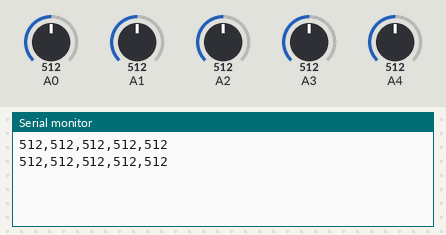
A sketch run on a simulated Arduino Uno, built with avr-gcc and run on an emulated ATmega328P. Parts: the last lines printed to the serial monitor. The inputs (shaded band) are chosen by the test bench; at power-on: A0 = 512, A1 = 512, A2 = 512, A3 = 512, A4 = 512.

Above: at 1.8 s.
1.9 s: A0 set to 716
At 2.8 s:
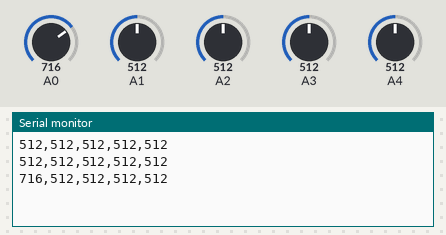
3.4 s: A1 set to 716
At 4.7 s:
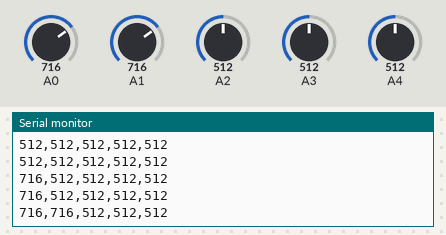
4.9 s: A2 set to 716
At 5.5 s:
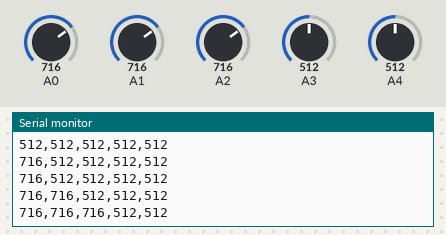
6.4 s: A3 set to 716
At 7.7 s:
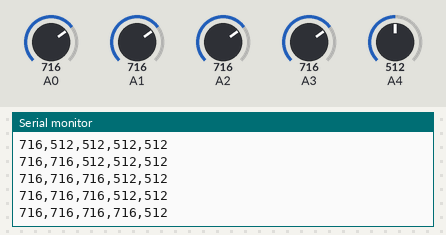
7.9 s: A4 set to 716
At 8.8 s:
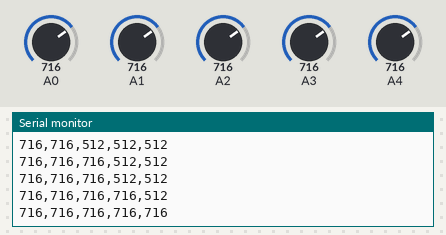
9.4 s: A0 set to 992
At 10.8 s:
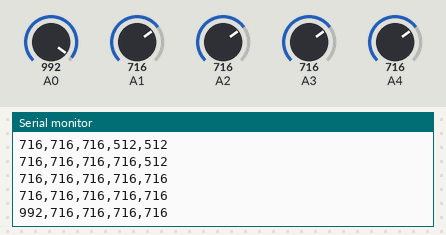
Timing chart, 0 to 11.9 s (numbered marks = the images above; inputs shaded):
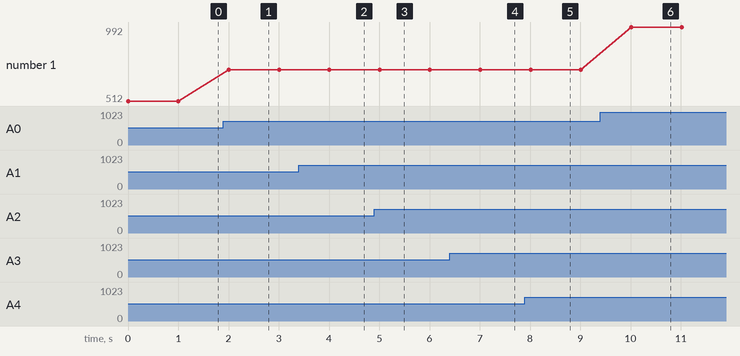

The sketch:

_7sensor.ino
```cpp
void setup() {

  Serial.begin(9600);

}

void loop() {

  int i = 1, s1, s2, s3, s4, s5;

  while (i > 0) {


    s1 = analogRead(A0);
    s2 = analogRead(A1);
    s3 = analogRead(A2);
    s4 = analogRead(A3);
    s5 = analogRead(A4);
    Serial.print(s1);
    Serial.print(',');
    Serial.print(s2);
    Serial.print(',');
    Serial.print(s3);
    Serial.print(',');
    Serial.print(s4);
    Serial.print(',');
    Serial.println(s5);

    i++;
    delay(1000);
  }


}
```

Measured:
- after the input at 1.9 s, the serial monitor: prints a new line after 0.10 s (image 1)
- after the input at 3.4 s, the serial monitor: prints a new line after 0.61 s (image 2)
- after the input at 4.9 s, the serial monitor: prints a new line after 0.11 s (image 3)
- after the input at 6.4 s, the serial monitor: prints a new line after 0.61 s (image 4)
- after the input at 7.9 s, the serial monitor: prints a new line after 0.11 s (image 5)
- after the input at 9.4 s, the serial monitor: prints a new line after 0.61 s (image 6)
- plotted number 1: 512 → 716 after the input at 1.9 s, 716 → 992 after the input at 9.4 s
